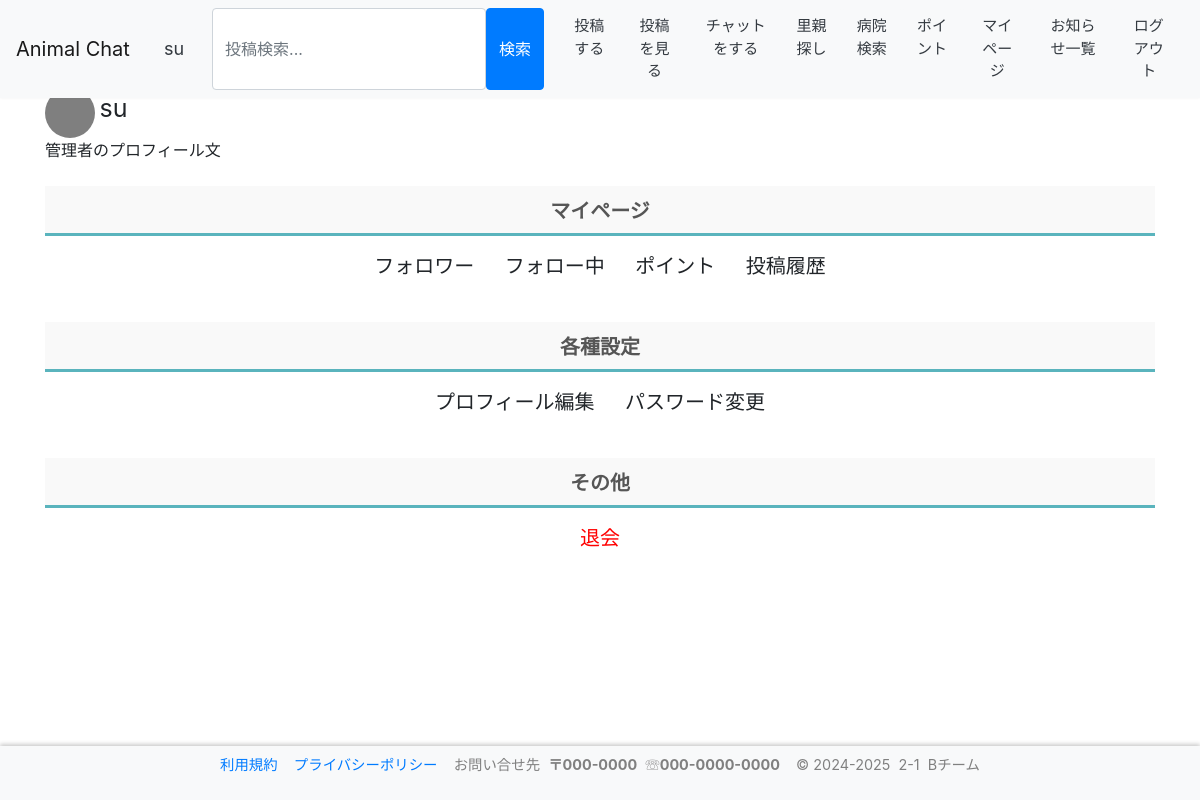
Page /mypage/ (signed in) on the earlier database version.
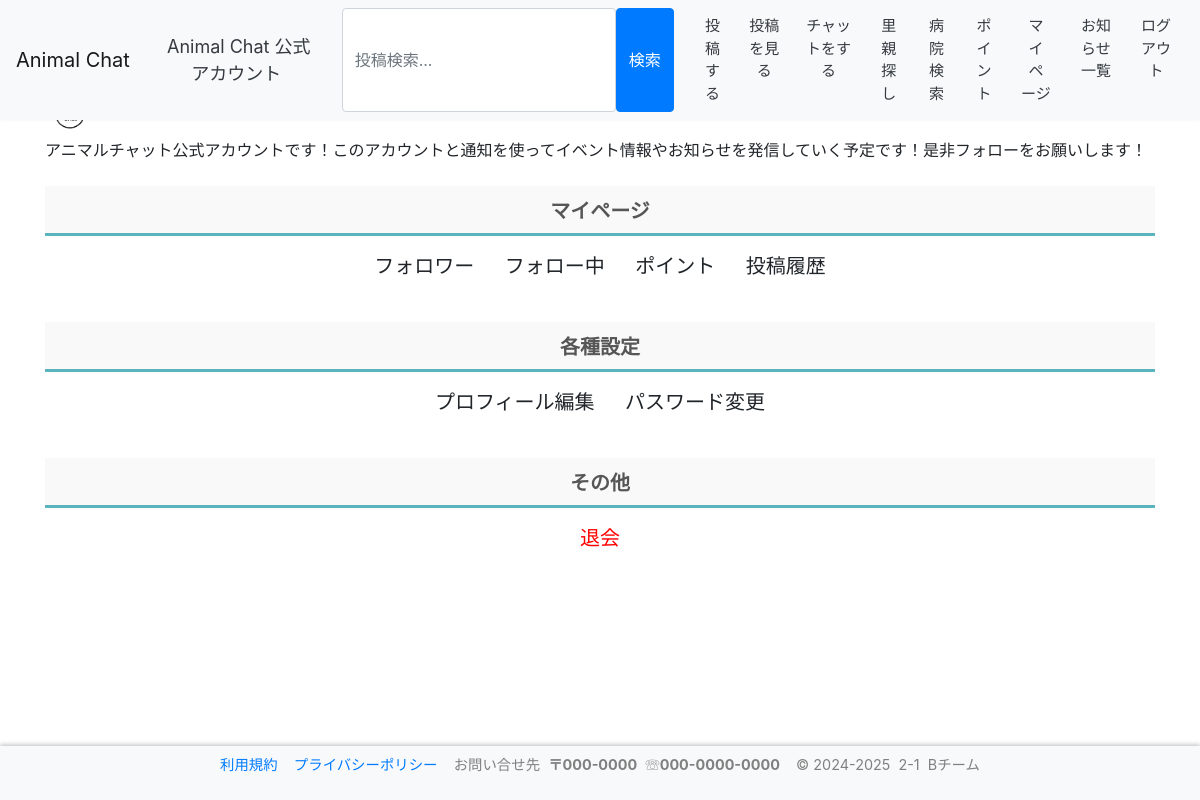
Same page on the later database version.
### accounts/models.py (models this page shows)
class User(AbstractBaseUser, PermissionsMixin):
    screen_name = models.CharField(
        gettext_lazy('アカウント名'),
        max_length=128,
        default='',
        blank=True,
        help_text=gettext_lazy('128文字以内で入力してください'),
    )
    email = models.EmailField(gettext_lazy('メールアドレス'), unique=True)
    is_staff = models.BooleanField(
        gettext_lazy('staff status'),
        default=False,
        help_text=gettext_lazy('Designates whether the user can log into this admin site.'),
    )
    is_active = models.BooleanField(
        gettext_lazy('active'),
        default=True,
        help_text=gettext_lazy(
            'Designates whether this user should be treated as active. Unselect this instead of deleting accounts.'
        ),
    )
    date_joined = models.DateTimeField(gettext_lazy('date joined'), default=timezone.now)
    objects = CustomUserManager()
    points = models.IntegerField(
        default=0,
        blank=True,
        null=True,
    )
    pt_give = models.IntegerField(
        default=0,
        blank=True,
        null=True,
    )
    pt_temp = models.IntegerField(
        default=0,
        blank=True,
        null=True,
    )
    icon = models.ImageField(
        upload_to='icon',
        verbose_name='画像',
        null=True,
        blank=True,
        default="icon/default.png",
    )
    profile = models.TextField(
        gettext_lazy('プロフィール'),
        max_length=200,
        null=True,
        default='',
        blank=True,
        help_text=gettext_lazy('200文字以内で入力してください'),
    )
    USERNAME_FIELD = 'email'
    REQUIRED_FIELDS = []
    class Meta:
        verbose_name = gettext_lazy('user')
        verbose_name_plural = gettext_lazy('users')
    def __str__(self):
        return self.__unicode__()
    def __unicode__(self):
        return self.screen_name or self.email

### accounts/views.py (the view)
# urls.py: path('mypage/', views.MyPage.as_view(), name='mypage'),
class MyPage(TemplateView):
    model = User
    login_url = '/login/'
    template_name = "contents/my_account.html"
    def get(self, request, **kwargs):
        ctx = {
            'user': self.request.user
        }
        return self.render_to_response(ctx)

### templates/contents/my_account.html (shortened to what this page needs)
{% extends "base.html" %}
{% load static %}
{% block content %}
<br>
    <div class="profile-container">
        <div class="profile-info">
            <img src="/media/{{ user.icon }}" style="width:50px;height:50px;border-radius:30px;">
            <span class="profile-name"style="font-size:25px;">{{user.screen_name}}</span>
            <div class="profile-bio">{{user.profile}}</div>
        </div>
        <br>
        <label class="tab_item2" for="programming">マイページ</label>
        <div style="text-align:center;vertical-align: middle;padding: 0 0 10px;">
            <a href="{% url "contents:follow_er" %}" class="btn btnn follower-btn font20">フォロワー</a>
            <a href="{% url "contents:follow" %}" class="btn btnn follow-btn font20">フォロー中</a>
            <a href="{% url "accounts:points" %}" class="btn btnn point-btn font20">ポイント</a>
            <a href="{% url 'post:posts_history' %}" class="btn btnn history-btn font20">投稿履歴</a>
        </div>
        <br>
        <label class="tab_item2" for="programming">各種設定</label>
        <div style="text-align:center;vertical-align: middle;padding: 0 0 10px;">
            <a href="{%url 'accounts:edit_profile'%}" class="btn btnn follower-btn font20">プロフィール編集</a>
            <a href="{%url 'accounts:pwchange'%}" class="btn btnn follower-btn font20">パスワード変更</a>
        </div>
        <br>
        <label class="tab_item2" for="programming">その他</label>
        <div style="text-align:center;vertical-align: middle;padding: 0 0 10px;">
          {% if user.is_authenticated %}
            <a href="{% url 'accounts:cleanup' %}" class="btn btnn follower-btn font20 " style="color:red;">退会</a>
          {% endif %}
        </div>
    </div>
{% endblock %}

### templates/base.html (shortened to what this page needs)
<!doctype html>
<html lang="ja">
{% load static %}
<head>
    <link rel="stylesheet" href="https://cdn.jsdelivr.net/npm/bootstrap@4.6.0/dist/css/bootstrap.min.css"
>
    <link rel="stylesheet" href="https://cdn.jsdelivr.net/gh/gitbrent/bootstrap4-toggle@3.6.1/css/bootstrap4-toggle.min.css">
</head>
<header>
    <nav class="navbar navbar-expand-lg navbar-light bg-light">
            <a class="navbar-brand" href="{% url 'accounts:index' %}">Animal Chat</a>
        {% if user.is_authenticated %}
            <form method="get" action="{% url 'accounts:mypage' %}" >
                <button type="submit" class="btn btn-light text-dark me-2" style="font-size:18px;">
                    &nbsp{{ user|stringformat:"s" }}
                </button>
            </form>
        {% endif %}
        <div class="collapse navbar-collapse" id="navbarSupportedContent">
            <ul class="navbar-nav mr-auto">
                <br>
                <form method="get" action="{% url "post:posts_search" %}" class="col-12 col-lg-auto mb-2 mb-lg-0" role="search" style="display: flex;">
                    <input type="search" class="form-control" placeholder="投稿検索..." aria-label="Search" name="keyword" value="{{ request.GET.keyword }}" style="width:auto; height:auto;">
                    <input type="submit" value="検索" class="btn btn-primary ">
                </form>
                {% if user.is_authenticated %}
                    <form method="post" action="{% url 'post:posts' %}" >
                        <button type="submit" class="btn btn-light text-dark me-2" style=font-size:15px;>投稿する</button>
                    </form>
                    <form method="get" action="{% url 'post:posts_search' %}" >
                        <button type="submit" class="btn btn-light text-dark me-2" style=font-size:15px; style=font-size:15px;>投稿を見る</button>
                    </form>
                    <form method="get" action="{% url 'chat:index' %}" >
                        <button type="submit" class="btn btn-light text-dark me-2" style=font-size:15px;>チャットをする</button>
                    </form>
                    <form method="get" action="{% url 'accounts:adopt' %}" >
                        <button type="submit" class="btn btn-light text-dark me-2" style=font-size:15px;>里親探し</button>
                    </form>
                    <form method="get" action="{% url 'contents:hospital_list' %}" >
                        <button type="submit" class="btn btn-light text-dark me-2" style=font-size:15px;>病院検索</button>
                    </form>
                    <form method="get" action="{% url 'accounts:points' %}" >
                        <button type="submit" class="btn btn-light text-dark me-2" style=font-size:15px;>ポイント</button>
                    </form>
                    <form method="get" action="{% url 'accounts:mypage' %}" >
                        <button type="submit" class="btn btn-light text-dark me-2" style=font-size:15px;>マイページ</button>
                    </form>
                    <form method="get" action="{% url 'contents:notice_l' %}" >
                        <button type="submit" class="btn btn-light text-dark me-2" style=font-size:15px;>お知らせ一覧</button>
                    </form>
                    <form method="get" action="{% url 'accounts:logoutchk' %}">
                        <button type="submit" class="btn btn-light text-dark me-2" style=font-size:15px;>ログアウト</button>
                    </form>
                {% else %}
                    <form method="post" action="{% url 'accounts:login' %}">
                        {% csrf_token %}
                        <button type="submit" class="btn btn-light text-dark me-2" style=font-size:15px;>ログイン</button>
                    </form>
                {% endif %}
            </ul>
        </div>
    </nav>
</header>
    <body>
    <div class="container mt-3">
        <br>
        <br>
        {% block content %}{% endblock %}
        <p style="height:200px;">&nbsp</p>
    </div>
    </body>
</body>
    <footer>
        <nav class="navbar navbar-expand-lg navbar-light bg-light" id="footer_js">
            <div class=" navbar-collapse" id="navbarSupportedContent" style="text-align:center;">
                <ul class="navbar-nav mr-auto" style="margin: auto;">
                    <li><a href="{% url 'contents:terms' %}">利用規約</a>&nbsp&nbsp&nbsp&nbsp<a href="{% url 'contents:privacy_policy' %}">プライバシーポリシー</a></li>
                    <li>
                        <div class="contact">
                            <p>お問い合せ先&nbsp&nbsp<b>〒000-0000</b>&nbsp&nbsp☏<b>000-0000-0000</b></p>
                        </div>
                    </li>
                    <li>
                        <div class="copyright" >
                            <p>© 2024-2025&nbsp&nbsp2-1&nbsp&nbspBチーム</p>
                        </div>
                    </li>
                </ul>
            </div>
        </nav>
    </footer>
</html>

### templates/base.html (style rules this page uses)
header { position: fixed; top: 0; left: 0; width: 100%; z-index:1; background-color: #333; color: #fff; justify-content: space-between; align-items: center; flex-wrap: nowrap; box-shadow: 0 -2px 4px rgba(0, 0, 0, 0.2); font-size: 0.9em; }
footer { position: fixed; bottom: 0; left:0; width: 100%; z-index:1; color: #808080; justify-content: space-between; align-items: center; flex-wrap: nowrap; box-shadow: 0 -2px 4px rgba(0, 0, 0, 0.2); font-size: 0.9em; }

### templates/contents/my_account.html (style rules this page uses)
.tab_item2 { width: calc(100%); height: 50px; border-bottom: 3px solid #5ab4bd; background-color: #f9f9f9; line-height: 50px; font-size: 20px; text-align: center; color: #565656; display: block; float: left; text-align: center; font-weight: bold; transition: all 0.2s ease; }
.font20 { font-size:20px; }

Differences in the rows shown:
changed User: screen_name "su" → "Animal Chat 公式アカウント"; profile "管理者のプロフィール文" → "アニマルチャット公式アカウントです！このアカウントと通知を使ってイベント情報やお知らせを発信していく予定です！是非フォローをお願いします！"; icon: picture removed; screen_name "su" → (not shown)
